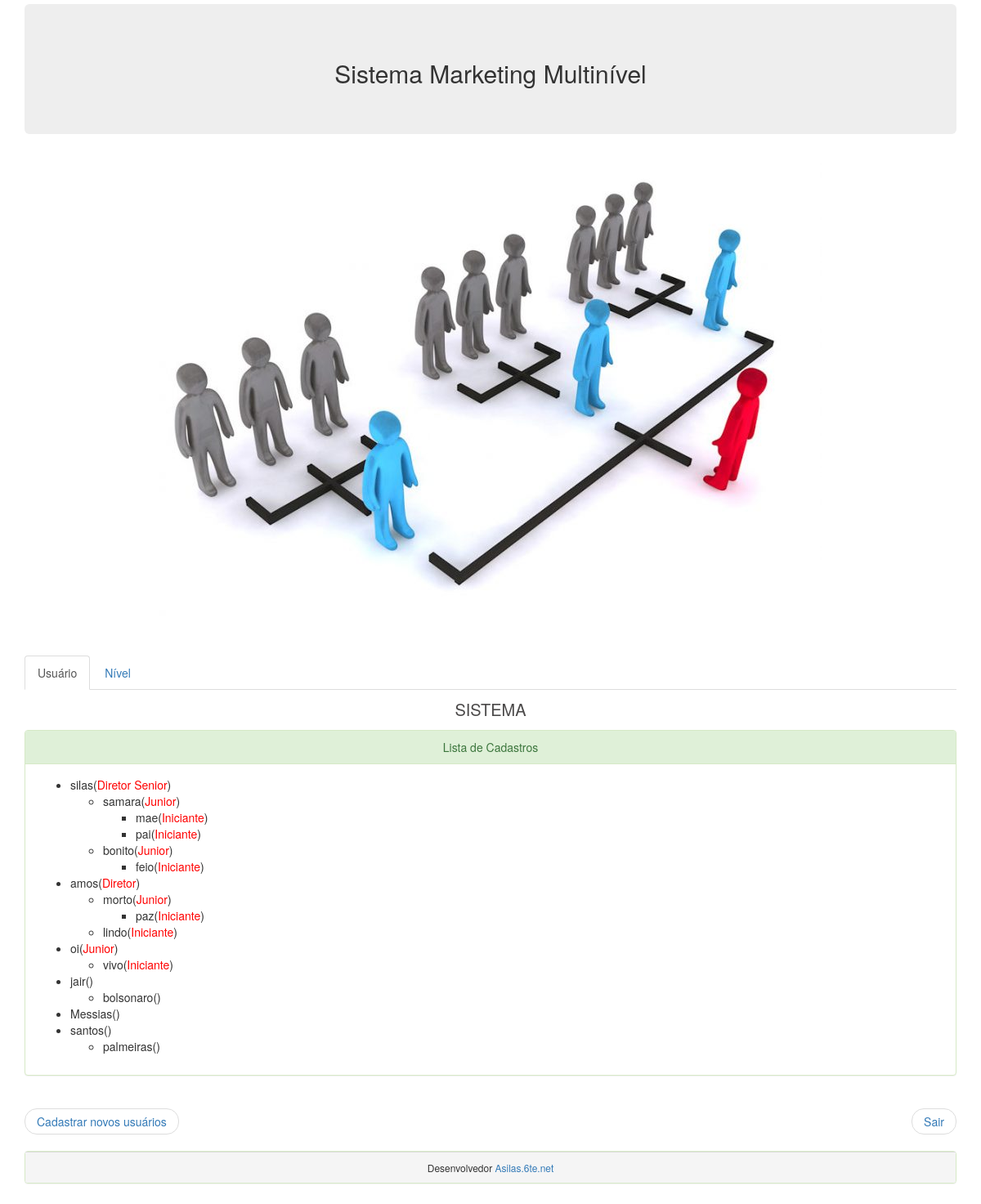
/index.php (signed in), run on the app's committed database.
### tables this page shows
CREATE TABLE IF NOT EXISTS `usuarios` (
  `id` int(11) NOT NULL AUTO_INCREMENT,
  `id_pai` int(11) DEFAULT NULL,
  `patente` int(11) NOT NULL COMMENT '1',
  `nome` varchar(100) NOT NULL,
  `email` varchar(100) NOT NULL,
  `senha` varchar(32) NOT NULL,
  PRIMARY KEY (`id`)
);

CREATE TABLE IF NOT EXISTS `patentes` (
  `id` int(11) NOT NULL AUTO_INCREMENT,
  `nome` varchar(50) NOT NULL,
  `min` int(11) NOT NULL,
  PRIMARY KEY (`id`)
);

### config.php (called while the page is built, shortened)
<?php
$limite = 3;

### funcoes.php (the view, shortened to what this page needs)
<?php
function listar($id, $limite) {
    $lista = array();
    global $pdo;
    $sql = $pdo->prepare("SELECT usuarios.id, usuarios.id_pai, usuarios.patente, usuarios.nome, patentes.nome as
     p_nome FROM usuarios LEFT JOIN patentes ON patentes.id = usuarios.patente WHERE usuarios.id_pai = :id");
    $sql->bindValue(':id', $id);
    $sql->execute();
      if($sql->rowCount() > 0) {
          $lista = $sql->fetchALL(PDO::FETCH_ASSOC);
          foreach($lista as $chave => $usuario) {
            $lista[$chave]['filhos'] = array();
              if($limite > 0) {
                $lista[$chave]['filhos'] = listar($usuario['id'], $limite-1);
              }
          }
      }
      return $lista;
}
function exibir($array) {
    echo '<ul>';
    foreach($array as $usuario) {
        echo'<li>';
         echo $usuario['nome'].'(<span style="color:red">'.$usuario["p_nome"].'</span>)';
        if(count($usuario['filhos']) > 0) {
            exibir($usuario['filhos']);
        }
        echo '</li>';
    }
    echo '</ul>';
}

### index.php (shortened to what this page needs)
<!DOCTYPE html>
<html>
<head>
    <link rel="stylesheet" type="text/css" media="screen" href="css/bootstrap.min.css" />
    <link rel="stylesheet" type="text/css" media="screen" href="style.css" />
</head>
<?php
require 'config.php';
require_once 'funcoes.php';
$id = $_SESSION['mmnlogin'];
$sql = $pdo->prepare("SELECT
usuarios.nome,
patentes.nome as p_nome FROM usuarios LEFT JOIN patentes ON
patentes.id = usuarios.patente
WHERE usuarios.id = :id");
    $sql->bindValue(':id', $id);
    $sql->execute();
  if($sql->rowCount() > 0) {
    $sql = $sql->fetch();
    $nome = $sql['nome'];
  }
  else {
      header('Location: login.php');
      exit;
  }
$lista = listar($id, $limite);
?>
<body>
    <div class='container'>
        <div class='jumbotron text-center'>
            <h2> Sistema Marketing Multinível</h2>
        </div>
           <img src="imagens/mmn.jpg" class="img-responsive img-rounded ">
        <ul class="nav nav-tabs">
            <li class="active">
                <a href="#home" data-toggle='tab'>Usuário</a>
            </li>
            <li>
                <a href="#sobre" data-toggle='tab'>Nível</a>
            </li>
        </ul>
        <div class="tab-content">
            <div id='home' class="tab-pane active in fade">
                <?php echo $nome; ?>
            </div>
        </div>
        <div class="row">
            <div class="col-sm-12">
                <div class="panel panel-success">
                    <div class="panel-heading">Lista de Cadastros</div>
                        <div class="panel-body">
                            <?php exibir($lista); ?>
                    </div>
                </div>
            </div>
        </div>
        <ul class="pager">
            <li class="previous"><a href='cadastro.php'>Cadastrar novos usuários</a></li>
            <li class="next"><a href='sair.php'>Sair</a></li>
        </ul>
        <div class="panel panel-success">
            <div class="panel-footer">Desenvolvedor
                 <a href='http://www.asilas.6te.net' target='blank' id='link-1'>Asilas.6te.net</a>
            </div>
        </div>
</body>
</html>

### style.css (style rules this page uses)
body { padding: 5px; }
.tab-pane, .active .in .fade { color:rgb(75, 73, 73); font-size: 20px; text-transform: uppercase; }
.container { text-align: center; }
.panel-body { text-align: left; }
.row { margin-top: 10px; }
.tab-content { margin-top: 10px; }
.img-rounded { margin:auto; }
#link-1 { text-decoration: none; }
.panel-footer { font-size: 12px; }

### data on the page
usuarios: nome "SISTEMA"
usuarios: nome "silas", patentes.nome "Diretor Senior"
usuarios: nome "samara", patentes.nome "Junior"
usuarios: nome "mae", patentes.nome "Iniciante"
usuarios: nome "pai", patentes.nome "Iniciante"
usuarios: nome "bonito", patentes.nome "Junior"
usuarios: nome "feio", patentes.nome "Iniciante"
usuarios: nome "amos", patentes.nome "Diretor"
usuarios: nome "morto", patentes.nome "Junior"
usuarios: nome "paz", patentes.nome "Iniciante"
usuarios: nome "lindo", patentes.nome "Iniciante"
usuarios: nome "oi", patentes.nome "Junior"
usuarios: nome "vivo", patentes.nome "Iniciante"
usuarios: nome "jair"
usuarios: nome "bolsonaro"
usuarios: nome "Messias"
usuarios: nome "santos"
usuarios: nome "palmeiras"
